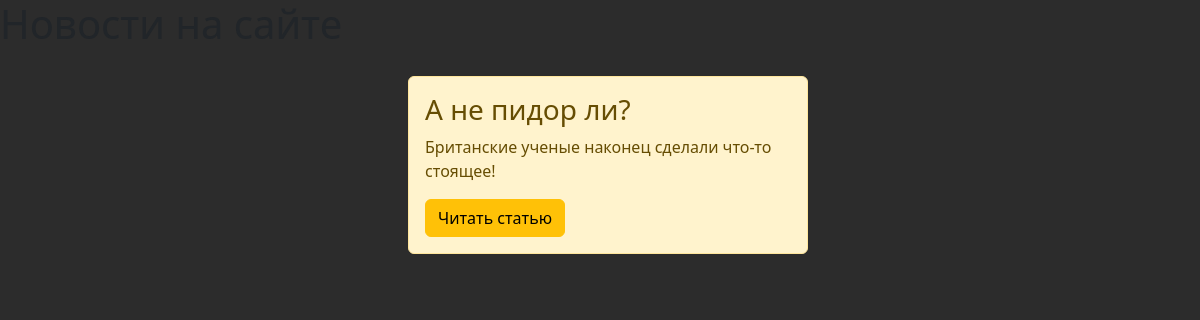
Before: /news/ with the older database file.
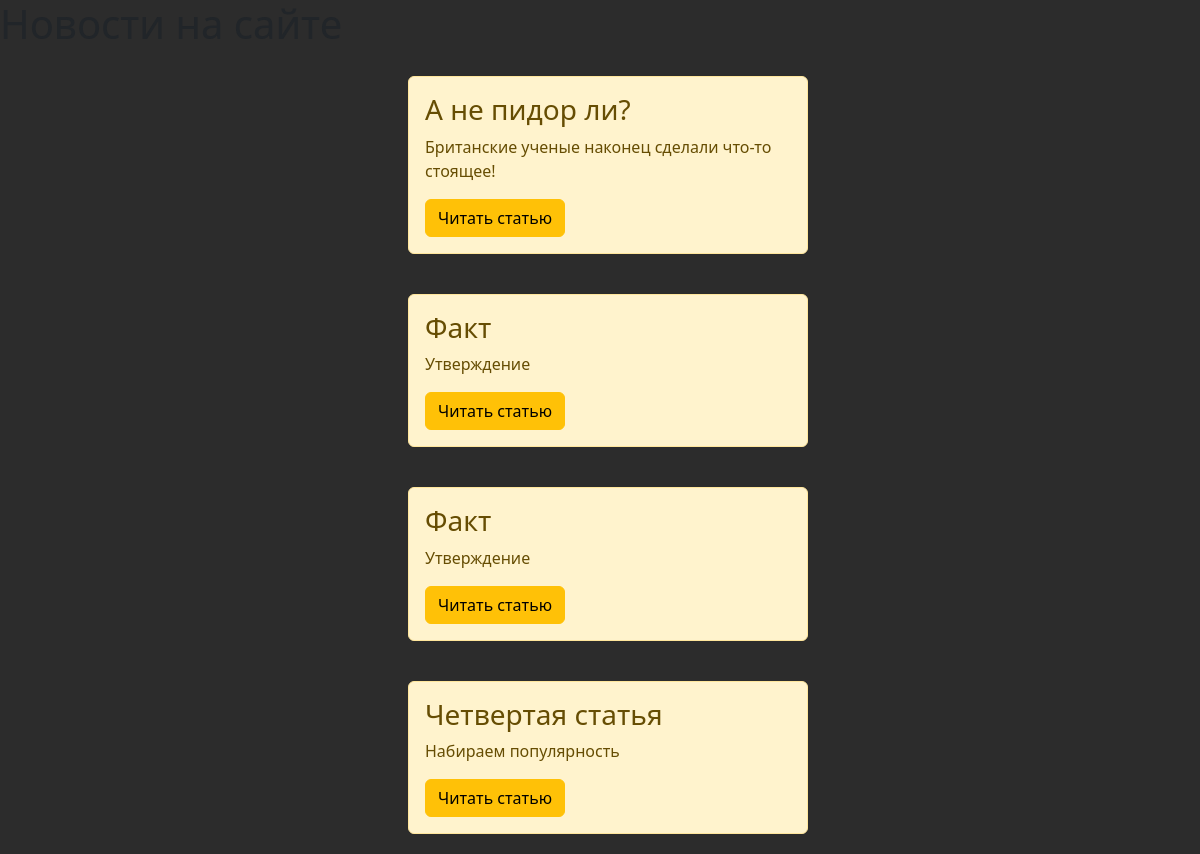
After: the same page with the newer database file.
### news/models.py (models this page shows, shortened)
class Articles(models.Model):
    title = models.CharField('Название', max_length=50)
    anons = models.CharField('Анонс', max_length=250)
    full_text = models.TextField('Текст статьи')
    date = models.DateTimeField('Дата публикации')
    class Meta:
        verbose_name = 'Новость'
        verbose_name_plural = 'Новости'

### news/views.py (the view)
# urls.py: path('', views.news_home, name='news_home'),
def news_home(request):
    news = Articles.objects.all()
    return render(request, 'news/news_home.html', {'news': news})

### news/templates/news/news_home.html (shortened to what this page needs)
{% extends 'main/layout.html' %}
{% block content %}
    <div class="features">
        <h1>Новости на сайте</h1>
        {% if news %}
            {% for el in news %}
                <div class="alert alert-warning">
                    <h3>{{el.title}}</h3>
                    <p>{{el.anons}}</p>
                    <a href="{% url 'news_detail' el.id %}" class="btn btn-warning">Читать статью</a>
                </div>
            {% endfor %}
        {% else %}
            <p>Новостей нет!</p>
        {% endif %}
    </div>
{% endblock %}

### FirstStand/main/templates/main/layout.html (shortened to what this page needs)
{% load static %}
<!doctype html>
<html lang="ru">
<head>
    <link rel="stylesheet" href="https://cdn.jsdelivr.net/npm/bootstrap@5.3.3/dist/css/bootstrap.min.css">
    <link rel="stylesheet" href="{% static 'main/css/main.css' %}">
</head>
<body>
    {% block content %}
    {% endblock %}
</body>
</html>

### main/static/main/css/main.css (style rules this page uses)
body { background: #2c2c2c; }
.alert-warning { float: left; clear: both; width: 400px; margin: 20px 34%; text-align: left; }

Changed rows visible on the page:
added Articles: title "Факт", anons "Утверждение"
added Articles: title "Факт", anons "Утверждение"
added Articles: title "Четвертая статья", anons "Набираем популярность"
